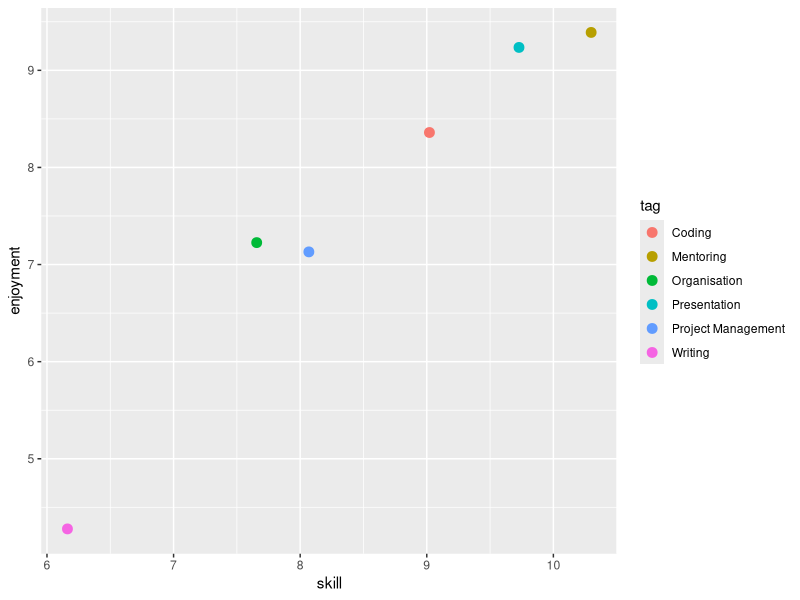
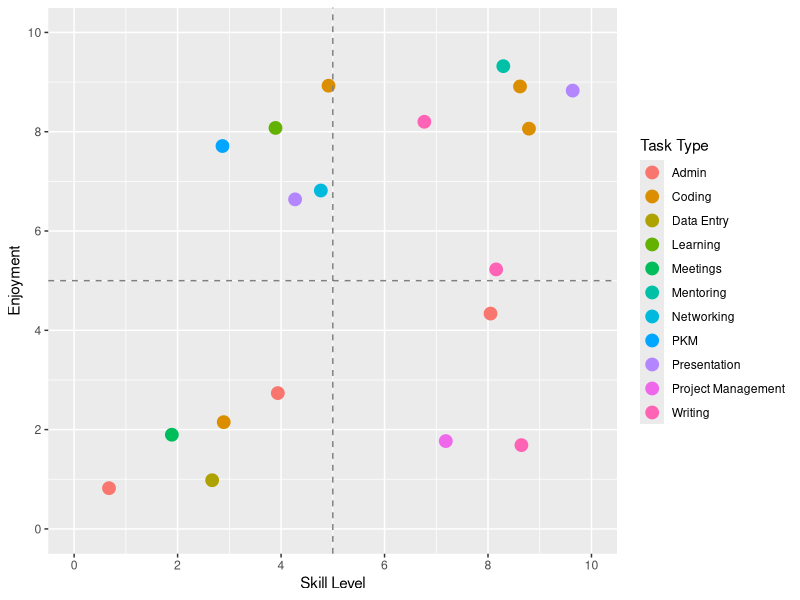

Here is the R script that generated these plots, in order:
## ---- chunk 1
#| echo: true
#| warning: false

library(tidyverse)

# A reproducible example of the data (after extraction)
# this mimics what the parsing script would produce

fake_reflections <- tibble::tribble(~task, ~feeling_score, ~enjoyment, ~skill,
                                    "Wrote a difficult email", 5, 4, 6,
                                    "Gave Tidyverse workshop", 7, 9, 10,
                                    "Debugged failing script", 4, 8, 9,
                                    "Organized project files", 6, 7, 8)

## ---- chunk 2
#| echo: true
#| warning: false

library(tidyverse)
# Same fake data, but with tag as well

fake_reflections <- tibble::tribble(~task, ~feeling_score, ~enjoyment, ~skill, ~tag, 
                                    "Wrote a difficult email", 5, 4, 6, "writing", 
                                    "Gave Tidyverse workshop", 7, 9, 10, "presentation; mentoring",
                                    "Debugged failing script", 4, 8, 9, "coding", 
                                    "Organized project files", 6, 7, 8, "organisation; project management")
## ---- chunk 3
#| echo: true
#| warning: false

fake_reflections <- fake_reflections %>%
  separate_rows(tag, sep = "\\s*;\\s*") %>%
  mutate(tag = str_to_title(tag))

ggplot(fake_reflections, aes(x = skill, y = enjoyment, color = tag)) +
  geom_jitter(size=3)

## ---- chunk 4
#| echo: true
#| warning: false

str(fake_reflections)
## ---- chunk 5
library(tidyverse)

fake_reflections <- tibble::tribble(~task, ~feeling_score, ~feeling_text, ~enjoyment, ~skill, ~tag,
                                    "Wrote a difficult email",  5, "focused", 4, 6, "writing",
                                    "Gave Tidyverse workshop",  3, "anxious", 9, 10, "presentation",
                                    "Debugged failing script",  4, "challenged", 8, 9, "coding",
                                    "Organized project files",  7, "productive", 7, 8, "project management")
## ---- chunk 6
#| echo: true
#| warning: false

library(tidyverse)

# A more thorough fake dataset

reflections_final <- tibble::tribble(~task, ~enjoyment, ~skill, ~tag,
  "Gave Tidyverse workshop", 9, 10, "Presentation",
  "Debugged a complex script", 8, 9, "Coding",
  "Mentored a junior colleague on their project", 9, 8, "Mentoring",
  "Outlined a new blog post idea", 8, 7, "Writing",
  "Designed a data visualization", 9, 9, "Coding",
  "Automated a boring report with a script", 10, 8, "Coding",
  "Addressed reviewer comments (round 3)", 2, 9, "Writing",
  "Formatted citations for a paper", 3, 10, "Admin",
  "Answered 50 emails in one afternoon", 4, 8, "Admin",
  "Chased co-authors for manuscript feedback", 2, 7, "Project Management",
  "Wrote detailed project documentation", 5, 8, "Writing",
  "Learned a new ggplot extension", 8, 4, "Learning",
  "First attempt at a simple Shiny app", 9, 5, "Coding",
  "Networking at a conference", 7, 5, "Networking",
  "Trying out a new note-taking method", 8, 3, "PKM",
  "Recording a short tutorial video", 7, 4, "Presentation",
  "Manually copied data from PDF to Excel", 1, 3, "Data Entry",
  "Sat through a mandatory, irrelevant meeting", 2, 2, "Meetings",
  "Troubleshot a printer connection issue", 1, 1, "Admin",
  "Filled out travel reimbursement forms", 3, 4, "Admin",
  "Unsuccessfully tried to configure a server", 2, 3, "Coding")

# The ggplot code remains the same

ggplot(reflections_final, aes(x = skill, y = enjoyment, color = tag)) +
  geom_jitter(size = 4) +
  labs(x = "Skill Level", y = "Enjoyment",
    color = "Task Type") +
  scale_x_continuous(limits = c(0, 10), breaks = seq(0, 10, 2)) +
  scale_y_continuous(limits = c(0, 10), breaks = seq(0, 10, 2)) +
  geom_hline(yintercept = 5, linetype = "dashed", color = "gray50") +
  geom_vline(xintercept = 5, linetype = "dashed", color = "gray50")
